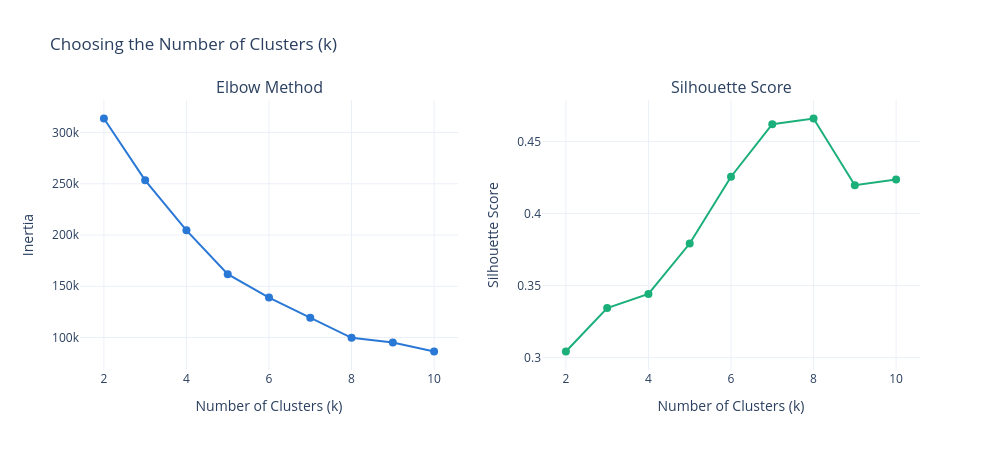

Notebook source saved alongside this figure:
### Code cell
from plotly.subplots import make_subplots
import plotly.graph_objects as go

k_range = range(2, 11)
inertia = []
silhouette_scores = []

for k in k_range:
    model = KMeans(
        n_clusters=k,
        random_state=42
    )
    labels = model.fit_predict(X_scaled)
    inertia.append(model.inertia_)
    silhouette_scores.append(silhouette_score(X_scaled, labels))

fig = make_subplots(
    rows=1, cols=2,
    subplot_titles=("Elbow Method", "Silhouette Score")
)

fig.add_trace(
    go.Scatter(
        x=list(k_range), y=inertia,
        mode="lines+markers",
        name="Inertia",
        line=dict(color="#2a78d6", width=2),
        marker=dict(size=8)
    ),
    row=1, col=1
)

fig.add_trace(
    go.Scatter(
        x=list(k_range), y=silhouette_scores,
        mode="lines+markers",
        name="Silhouette Score",
        line=dict(color="#1baf7a", width=2),
        marker=dict(size=8)
    ),
    row=1, col=2
)

fig.update_xaxes(title_text="Number of Clusters (k)", row=1, col=1)
fig.update_xaxes(title_text="Number of Clusters (k)", row=1, col=2)
fig.update_yaxes(title_text="Inertia", row=1, col=1)
fig.update_yaxes(title_text="Silhouette Score", row=1, col=2)

fig.update_layout(
    template="plotly_white",
    title_text="Choosing the Number of Clusters (k)",
    showlegend=False,
    height=450,
    width=1000
)

fig.show()

### Figure 1 — Plotly figure (JSON) as saved in the notebook; plotly's stock layout.template omitted (floating-point values rounded to 4 significant figures)
{"data": [{"line": {"color": "#2a78d6", "width": 2}, "marker": {"size": 8}, "mode": "lines+markers", "name": "Inertia", "type": "scatter", "x": [2, 3, 4, 5, 6, 7, 8, 9, 10], "xaxis": "x", "y": [313700.0, 253400.0, 204600.0, 161800.0, 139000.0, 119200.0, 99700.0, 95080.0, 86380.0], "yaxis": "y"}, {"line": {"color": "#1baf7a", "width": 2}, "marker": {"size": 8}, "mode": "lines+markers", "name": "Silhouette Score", "type": "scatter", "x": [2, 3, 4, 5, 6, 7, 8, 9, 10], "xaxis": "x2", "y": [0.3043, 0.3344, 0.3442, 0.3792, 0.4255, 0.462, 0.4659, 0.4196, 0.4236], "yaxis": "y2"}], "layout": {"annotations": [{"font": {"size": 16}, "showarrow": false, "text": "Elbow Method", "x": 0.225, "xanchor": "center", "xref": "paper", "y": 1, "yanchor": "bottom", "yref": "paper"}, {"font": {"size": 16}, "showarrow": false, "text": "Silhouette Score", "x": 0.775, "xanchor": "center", "xref": "paper", "y": 1, "yanchor": "bottom", "yref": "paper"}], "height": 450, "showlegend": false, "title": {"text": "Choosing the Number of Clusters (k)"}, "width": 1000, "xaxis": {"anchor": "y", "domain": [0, 0.45], "title": {"text": "Number of Clusters (k)"}}, "xaxis2": {"anchor": "y2", "domain": [0.55, 1], "title": {"text": "Number of Clusters (k)"}}, "yaxis": {"anchor": "x", "domain": [0, 1], "title": {"text": "Inertia"}}, "yaxis2": {"anchor": "x2", "domain": [0, 1], "title": {"text": "Silhouette Score"}}}}
